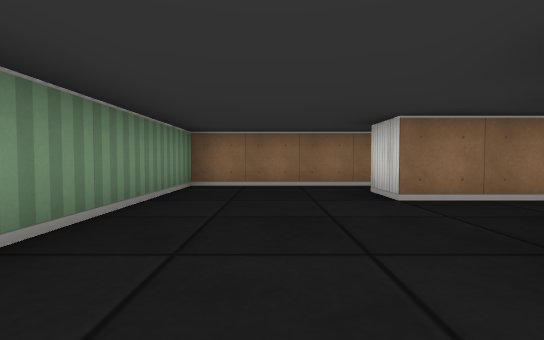
View 1 (above)

17 first-person views from a walk through a cub3D level. The camera is about half as high as the walls, tilts 2° down and sees 85° across. The floor is counted in squares. Each view is taken from the middle of a square. On the plan, view 1 faces up. The plan holds only what a view shows up to about 9 squares ahead; the rest is blank.

View 2
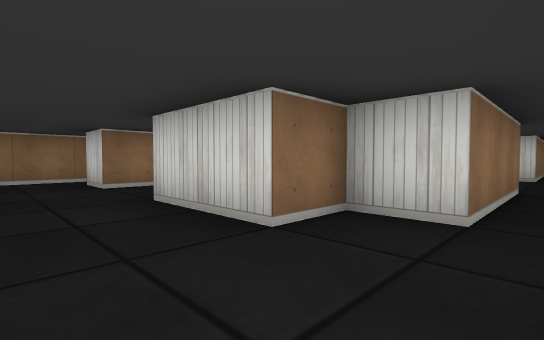

View 3
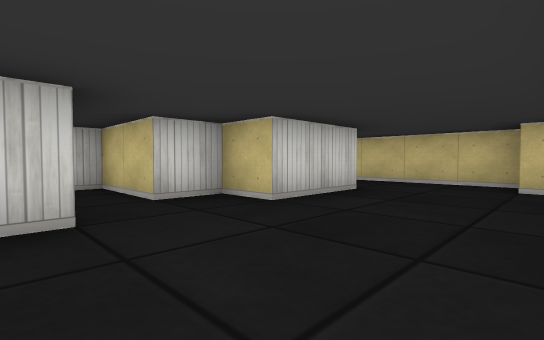

View 4
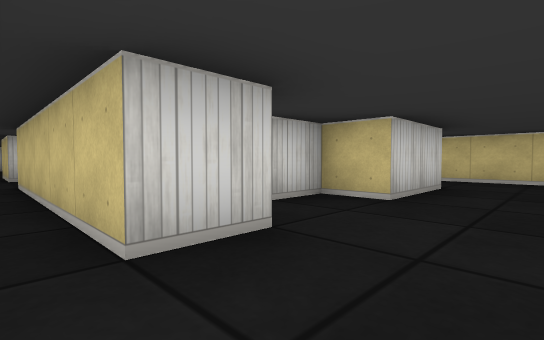

View 5
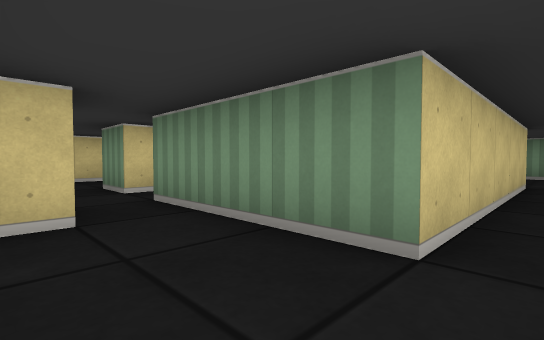

View 6
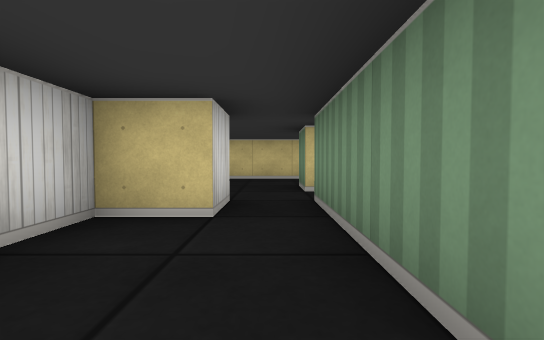

View 7
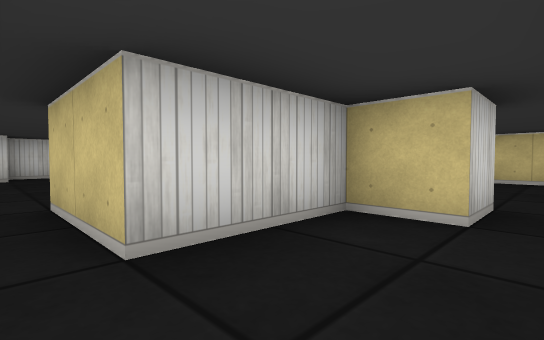

View 8
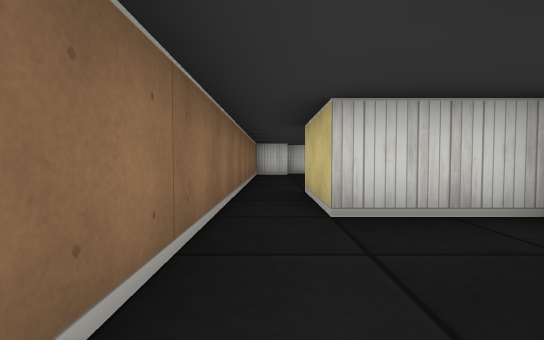

View 9
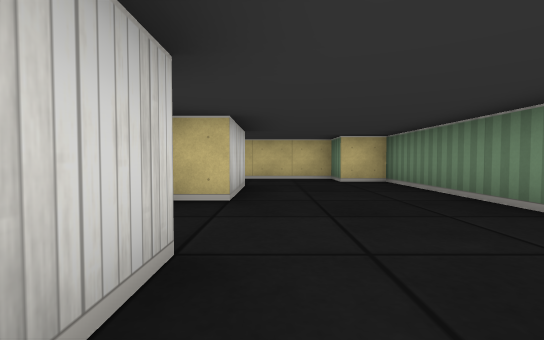

View 10
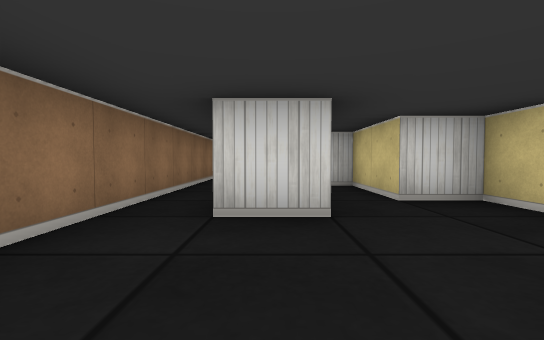

View 11
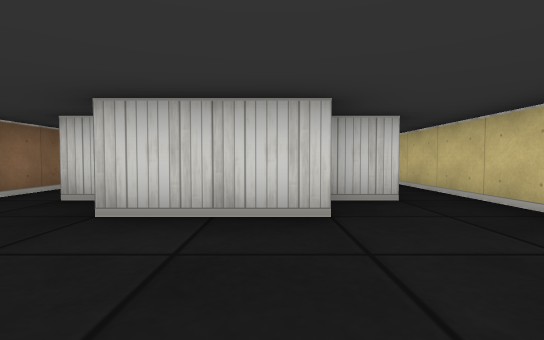

View 12
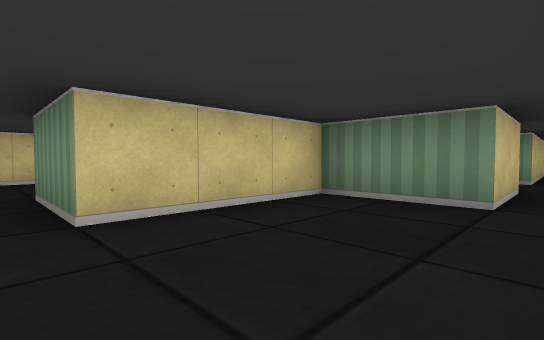

View 13
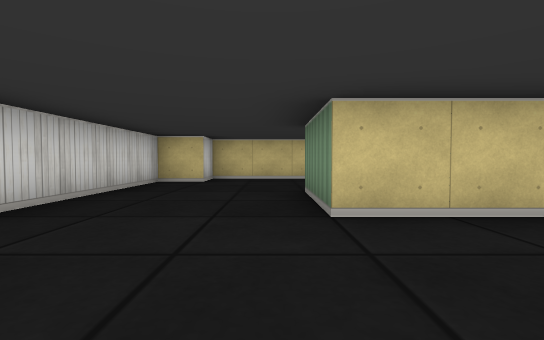

View 14
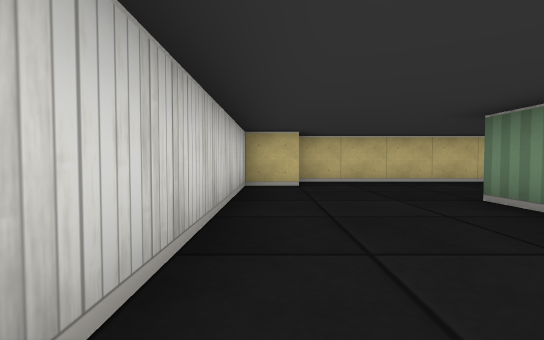

View 15
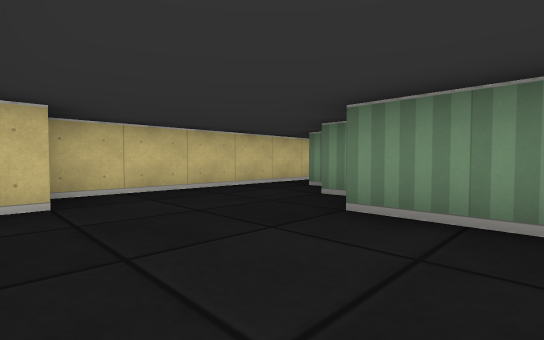

View 16
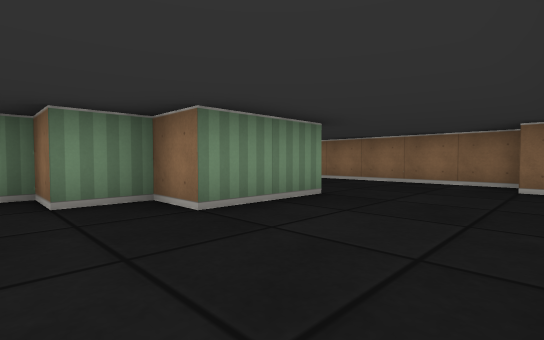

View 17
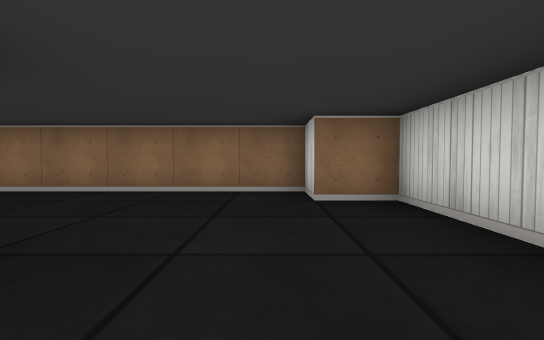

### Floor plan
Points are (right, up) in squares from view 1. A wall is a line through its corners. A room is listed if a view was taken in it or the views show most of it. See-through windows are left out.
Room 1 (views 1, 2, 3, 4, 9, 10, 11)
walls: (4, 3.5) (1.5, 3.5) (1.5, 4.5); (1.5, 5.5) (-1.5, 5.5) (-1.5, -1.5) (-0.5, -1.5) (-0.5, -2.5) (2.4, -2.5); (2.5, -1.5) (2.5, -0.5) (1.5, -0.5) (1.5, 1.5) (2.5, 1.5) (2.5, 2.5) (4.5, 2.5) (4.5, 3)
ways out: opening at (1, 5) to room 2; opening at (3, -2) to room 4
Room 2 (views 5, 6, 7, 8)
walls: (8.5, 5.5) (1.5, 5.5); (7.5, 2.5) (8.5, 2.5) (8.5, 4.5); (1.5, 4.5) (6.5, 4.5) (6.5, 2.5)
ways out: opening at (1, 5) to room 1; opening at (9.5, 5) to room 3; opening at (7, 2) to room 4
Room 3 (views 12, 13, 14, 15, 16, 17)
walls: (11.2, -1.5) (8.5, -1.5); (10.1, -2.5) (15.5, -2.5) (15.5, -1.5) (16.5, -1.5) (16.5, 4.5) (15.5, 4.5) (15.5, 5.5) (8.5, 5.5); (8.5, 4.5) (10.5, 4.5) (10.5, 2.5) (13.5, 2.5) (13.5, 0.5) (12.5, 0.5) (12.5, -0.5) (11.5, -0.5) (11.5, -1.5)
ways out: opening at (9.5, 5) to room 2; opening at (8, -2) to room 4
Room 4 (no view inside)
walls: (5.5, -1.5) (2.5, -1.5); (6, 0.5) (6.5, 0.5) (6.5, -0.5); (8.5, -1.5) (8.5, -1.1); (7.5, 1.5) (7.5, 2.5); (6.5, 2.5) (6.5, 1.5); (2.4, -2.5) (8.1, -2.5)
ways out: opening at (3, -2) to room 1; opening at (7, 2) to room 2; opening at (8, -2) to room 3

Positions as (right, up) in squares from view 1, and headings:
1: (0, 0), facing up
2: (0, -2), facing up-right
3: (-1, 4), facing down-right
4: (0, 5), facing down-right
5: (8, 5), facing down-left
6: (7, 5), facing down
7: (7, 5), facing down-right
8: (6, 5), facing right
9: (1, 5), facing down
10: (-1, 4), facing right
11: (-1, 0), facing right
12: (14, 5), facing down-left
13: (14, 5), facing down
14: (16, 4), facing down
15: (16, 2), facing down-left
16: (16, -1), facing up-left
17: (15, 1), facing up
